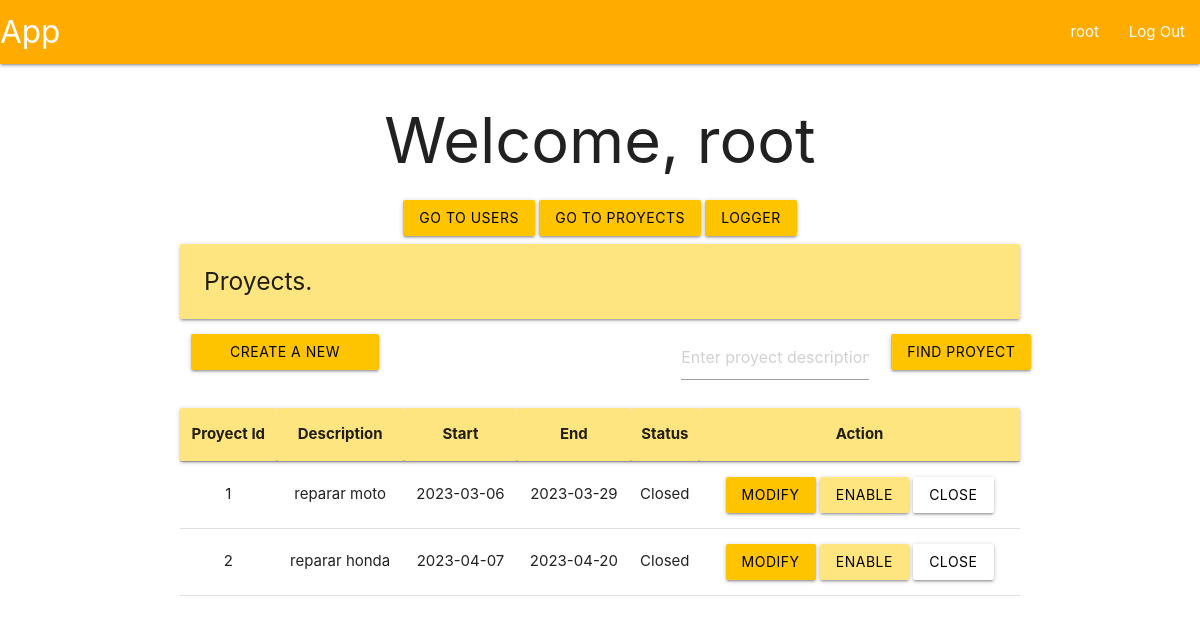
Before: /user/root (signed in) with the older database file.
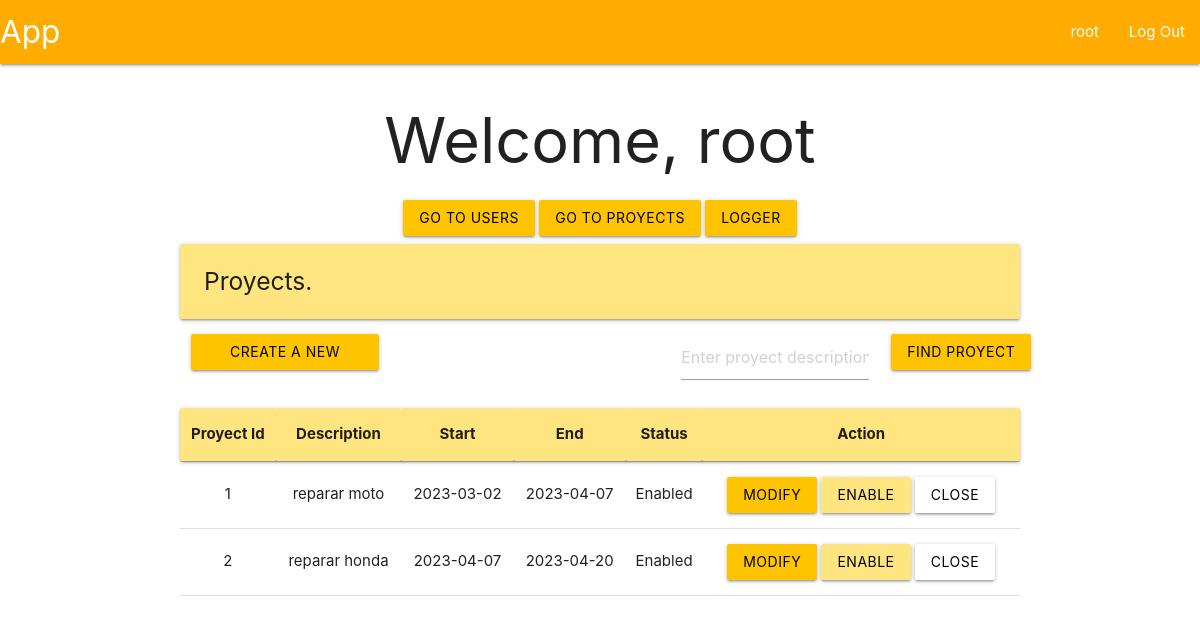
After: the same page with the newer database file.
### tables this page shows
CREATE TABLE proyect (
    id INTEGER PRIMARY KEY AUTOINCREMENT,
    description TEXT UNIQUE NOT NULL,
    start DATE NOT NULL,
    end DATE NOT NULL,
    statusId INTEGER,

    FOREIGN KEY (statusId) REFERENCES proyectStatus(id)
);

CREATE TABLE proyectStatus (
    id INTEGER PRIMARY KEY AUTOINCREMENT,
    name TEXT NOT NULL
);

### app/user.py (the view, shortened to what this page needs)
@bp.route('/root', methods=('POST', 'GET'))
@root_required
def root():
    db = get_db()
    users = db.execute(
        """SELECT
            u.id as id,
            u.username as username,
            u.firstname as firstname,
            u.secondname as secondname,
            r.name as role,
            p.description as proyect,
            u.auth as auth
           FROM user u
           INNER JOIN roles r ON u.roleId = r.id
           INNER JOIN proyect p ON u.proyId = p.id
           WHERE u.id != 0"""
    ).fetchall()
    proyects = db.execute(
        """SELECT
            p.id,
            p.description as description,
            p.start as start,
            p.end as end,
            s.name as status
           FROM proyect p
           INNER JOIN proyectStatus s ON p.statusId = s.id"""
    ).fetchall()
    return render_template('index/root/rootUser.html', users=users, areProyects=proyects != [], proyects=proyects)

### app/auth.py (called while the page is built)
@bp.before_app_request
def load_logged_in_user():
    user_id = session.get('user_id')
    if user_id is None:
        g.user = None
    else:
        g.user = get_db().execute(
            "SELECT * FROM user WHERE id = ?",
            (user_id,)
        ).fetchone()

def root_required(view):
    @functools.wraps(view)
    def wrapped_view(**kwargs):
        if g.user is None:
            return redirect(url_for('auth.login'))
        elif g.user['roleId'] != 1:
            return redirect(url_for('user.profile'))
        return view(**kwargs)
    return wrapped_view

### app/db.py (called while the page is built)
def get_db():
    if 'db' not in g:
        g.db = sqlite3.connect(
            current_app.config['DATABASE'],
            detect_types = sqlite3.PARSE_DECLTYPES
        )
        g.db.row_factory = sqlite3.Row
    return g.db

### app/templates/index/root/rootUser.html
{% extends 'base.html' %}
{% block header %}
  <h1>{% block title %}Welcome, {{ g.user['username'] }}{% endblock %}</h1>
{% endblock %}
{% block content %}
<div class="center-align">
  <form method="POST">
    <button class="btn waves-effect waves-ligth amber accent-3 black-text" type="submit" name="user" id="user">Go to users</button>
    <button class="btn waves-effect waves-ligth amber accent-3 black-text" type="submit" name="proyect" id="proyect">Go to proyects</button>
    <button class="btn waves-effect waves-ligth amber accent-3 black-text" type="submit" name="logs" id="logs">Logger</button>
  </form>
</div>
<div class="left-align">
    <h5 class="card-panel amber accent-1">Proyects.</h5>
</div>
<div class="row">
  <form method="POST">
    <div class="col s3">
      <button class="btn waves-effect waves-ligth amber accent-3 black-text" type="submit" value="proyect" name="proyect">Create a new proyect</button>
    </div>
  </form>
  <form method="POST">
    <div class="col s3 offset-s4">
      <input placeholder="Enter proyect description" name="find-proyect" id="proyect">
    </div>
    <div class="col s2">
      <input class="btn waves-effect waves-ligth amber accent-3 black-text" type="submit" value="Find proyect">
    </div>
  </form>
</div>
<table class="centered">
    <thead class="card-panel amber accent-1">
      <tr>
        <th>Proyect Id</th>
        <th>Description</th>
        <th>Start</th>
        <th>End</th>
        <th>Status</th>
        <th>Action</th>
      </tr>
    </thead>
    <tbody>
      {% for proyect in proyects %}
        <tr>
          <td>{{ proyect['id'] }}</td>
          <td>{{ proyect['description']}}</td>
          <td>{{ proyect['start'] }}</td>
          <td>{{ proyect['end'] }}</td>
          <td>{{ proyect['status'] }}</td>
          <td>
            <form method="POST">
                <button class="btn waves-effect waves-ligth amber accent-3 black-text" type="submit" name="modify-proyect" value="{{ proyect['id'] }}">Modify</button>
                <button class="btn waves-effect waves-ligth amber accent-1 black-text" type="submit" name="enable-proyect" value="{{ proyect['id'] }}">Enable</button>
                <button class="btn waves-effect waves-ligth white black-text" type="submit" name="close-proyect" value="{{ proyect['id'] }}">Close</button>
            </form>
          </td>
        </tr>
      {% endfor %}
    </tbody>
  </table>
{% endblock %}

Changed rows visible on the page:
changed proyect "reparar moto": start "2023-03-06" → "2023-03-02"; end "2023-03-29" → "2023-04-07"; status "Closed" → "Enabled"
changed proyect "reparar honda": status "Closed" → "Enabled"
